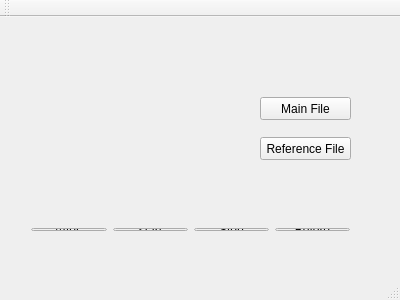
<?xml version="1.0" encoding="UTF-8"?>
<ui version="4.0">
 <class>MainWindow</class>
 <widget class="QMainWindow" name="MainWindow">
  <property name="geometry">
   <rect>
    <x>0</x>
    <y>0</y>
    <width>400</width>
    <height>300</height>
   </rect>
  </property>
  <property name="windowTitle">
   <string>MainWindow</string>
  </property>
  <widget class="QWidget" name="centralWidget">
   <widget class="QWidget" name="layoutWidget">
    <property name="geometry">
     <rect>
      <x>20</x>
      <y>200</y>
      <width>341</width>
      <height>25</height>
     </rect>
    </property>
    <layout class="QHBoxLayout" name="horizontalLayout">
     <item>
      <widget class="QPushButton" name="pushButton">
       <property name="text">
        <string>After </string>
       </property>
      </widget>
     </item>
     <item>
      <widget class="QPushButton" name="pushButton_6">
       <property name="text">
        <string>start</string>
       </property>
      </widget>
     </item>
     <item>
      <widget class="QPushButton" name="pushButton_2">
       <property name="text">
        <string>Stop</string>
       </property>
      </widget>
     </item>
     <item>
      <widget class="QPushButton" name="pushButton_3">
       <property name="text">
        <string>Before</string>
       </property>
      </widget>
     </item>
    </layout>
   </widget>
   <widget class="QPushButton" name="pushButton_4">
    <property name="geometry">
     <rect>
      <x>260</x>
      <y>80</y>
      <width>91</width>
      <height>23</height>
     </rect>
    </property>
    <property name="text">
     <string>Main File</string>
    </property>
   </widget>
   <widget class="QPushButton" name="pushButton_5">
    <property name="geometry">
     <rect>
      <x>260</x>
      <y>120</y>
      <width>91</width>
      <height>23</height>
     </rect>
    </property>
    <property name="text">
     <string>Reference File</string>
    </property>
   </widget>
   <widget class="QLabel" name="label_2">
    <property name="geometry">
     <rect>
      <x>30</x>
      <y>159</y>
      <width>201</width>
      <height>21</height>
     </rect>
    </property>
    <property name="text">
     <string/>
    </property>
   </widget>
   <widget class="QLabel" name="label">
    <property name="geometry">
     <rect>
      <x>20</x>
      <y>119</y>
      <width>221</width>
      <height>21</height>
     </rect>
    </property>
    <property name="text">
     <string/>
    </property>
   </widget>
   <widget class="QLabel" name="label_3">
    <property name="geometry">
     <rect>
      <x>28</x>
      <y>79</y>
      <width>201</width>
      <height>21</height>
     </rect>
    </property>
    <property name="text">
     <string/>
    </property>
   </widget>
  </widget>
  <widget class="QMenuBar" name="menuBar">
   <property name="geometry">
    <rect>
     <x>0</x>
     <y>0</y>
     <width>400</width>
     <height>20</height>
    </rect>
   </property>
  </widget>
  <widget class="QToolBar" name="mainToolBar">
   <attribute name="toolBarArea">
    <enum>TopToolBarArea</enum>
   </attribute>
   <attribute name="toolBarBreak">
    <bool>false</bool>
   </attribute>
  </widget>
  <widget class="QStatusBar" name="statusBar"/>
 </widget>
 <layoutdefault spacing="6" margin="11"/>
 <resources/>
 <connections/>
</ui>
